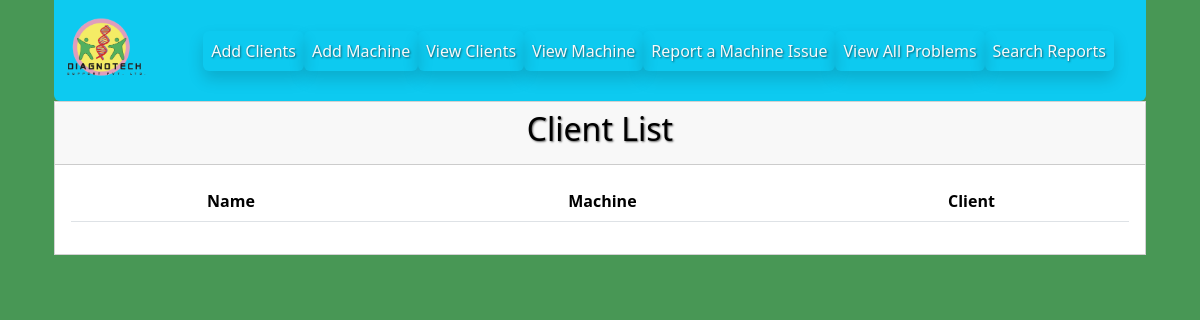
The app's page /search-problem/Lal Path Lab (signed in), older data.
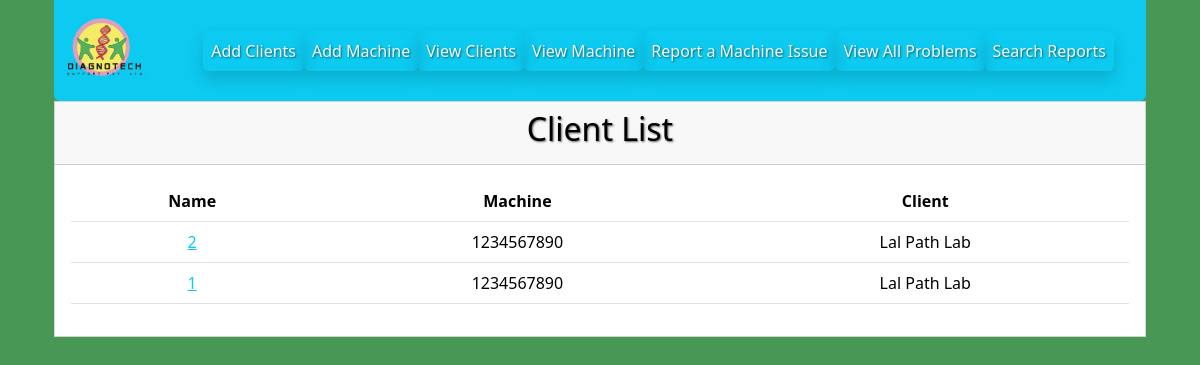
The same page, newer data.
### digidiagno/models/problemmodel.py (models this page shows, shortened)
class ProblemModel(models.Model):
        client = models.ForeignKey(ClientModel, null=True, blank=True, related_name='problem_client', on_delete=models.CASCADE)
        machine = models.ForeignKey(MachineModel, null=True,blank=True, related_name='problem_machine', on_delete=models.CASCADE)
        engineer = models.ForeignKey(User, on_delete=models.CASCADE)
        date = models.DateTimeField(auto_now=True)
        end_date = models.DateField(blank=True, null=True, )
        remarks = models.CharField(max_length=1024)
        service_rendered = models.CharField(max_length=2048)
        name = models.CharField(max_length=50)
        status = models.CharField(max_length=100, choices=status_choices, default='Processing')
        image = models.ImageField(upload_to='static/media/img/report_uploads', height_field=None, null=True, blank=True, width_field=None, max_length=None)
        system_down = models.BooleanField(null=True, blank=True)
        backup = models.BooleanField(null=True, blank=True)
        defects = models.CharField(max_length=2048, blank=True, null =True)
        location_of_problem = models.CharField(max_length=2048, blank=True, null =True)
        status_after_service = models.CharField(max_length=2048, blank=True, null =True)
        client_signature = JSignatureField(null=True)
        class Meta:
            ordering = ['-id']

### digidiagno/models/machinemodel.py (models this page shows)
class MachineModel(models.Model):
        machine_name = models.CharField( max_length=50, unique=True)
        machine_serial_number = models.CharField(max_length=50, unique=True)
        client = models.ForeignKey(ClientModel, null=True, blank=True, related_name='machine', on_delete=models.CASCADE)
        model = models.CharField(max_length=100, choices=status_choices, default='Processing')
        install_location = models.CharField(max_length=50, null=True, blank=True)
        class Meta:
            ordering = ['-id']
        def __str__(self):
                return self.machine_serial_number

### digidiagno/models/clientmodel.py (models this page shows, shortened)
class ClientModel(models.Model):
    client_name = models.CharField( max_length=50)
    client_address = models.CharField( max_length=50)
    client_contact = models.CharField( max_length=50)
    contact_number = models.CharField(max_length=50, blank=True, null=True)
    contact_email = models.CharField(max_length=50, blank=True, null=True)
    warranty_amc_status = models.CharField(max_length=50, choices=choice, blank=True, null=True)
    class Meta:
            ordering = ['-id']
    def __str__(self):
                return self.client_name

### digidiagno/views/problemview.py (the view)
# urls.py: path('search-problem/<str:client_name>', ProblemView.view_problems_by_name, name='view_problems_name'),
   @login_required
   def view_problems_by_name(request, client_name):
      print("view_problems_by_name called")
      query = client_name
      query = urllib.parse.unquote(query)
      print(f"{query}")
      results_name = None
      no_results = False
      if query:
        print(" inside if view_problems_by_name called")
        results_name = ProblemModel.objects.filter(client__client_name__icontains=query)
        paginator = Paginator(results_name,10)
        page_number = request.GET.get('page')
        page_obj = paginator.get_page(page_number)
        print(results_name.query)
      else:
         no_results = True
         page_obj = ProblemModel.objects.all()
      return render(request,'view_client_machine.html', {'problems_name':page_obj,'no_results':no_results, 'page_obj':page_obj })

### digidiagno/templates/view_client_machine.html (shortened to what this page needs)
{% extends "base.html" %}
{% block content %}
{% if user.is_authenticated %}
{% include "header.html" %}
{% else %}
<p>You are not logged in! Please login first</p>
<a href="{% url 'login' %}"><button>
    Go To Login
</button></a>
{% endif %}
<div class="container">
    <div class="row justify-content-center">
        <div class="col-12">
            <div class="card text-center rounded-0 ">
                <div class="card-header text-black"> <h2 class="h2 text-black">Client List</h2></div>
                <div class="card-body table-responsive">
            <table class="table text-black">
                <tr>
                    <th>Name</th>
                    <th>Machine</th>
                    <th>Client</th>
                </tr>
                {% for x in problems_name  %}
                        <tr>
                        <td><a href="#" class="link-info">{{ x.id }}</a></td>
                        <td>{{ x.machine }}</td>
                        <td>{{ x.client }}</td>
                        </tr>
                        {% endfor %}
                    </table>
                    </div>
                    </div>
                    </div>
        </div>
    </div>
</div>
    {% endblock %}

Row changes from the older to the newer data that the page shows:
added ProblemModel: id "2", machine "1234567890", client "Lal Path Lab"
added ProblemModel: id "1", machine "1234567890", client "Lal Path Lab"
